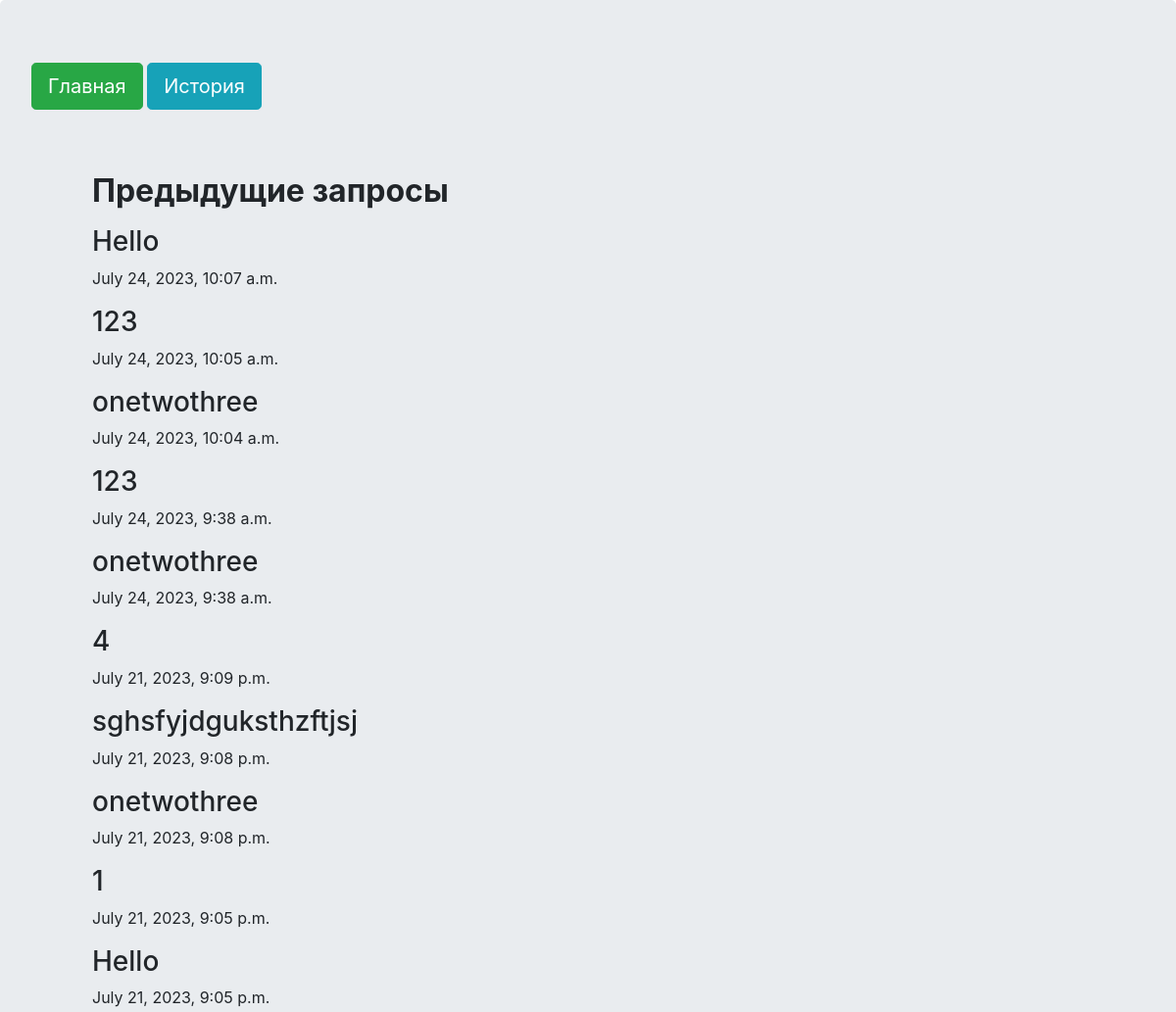
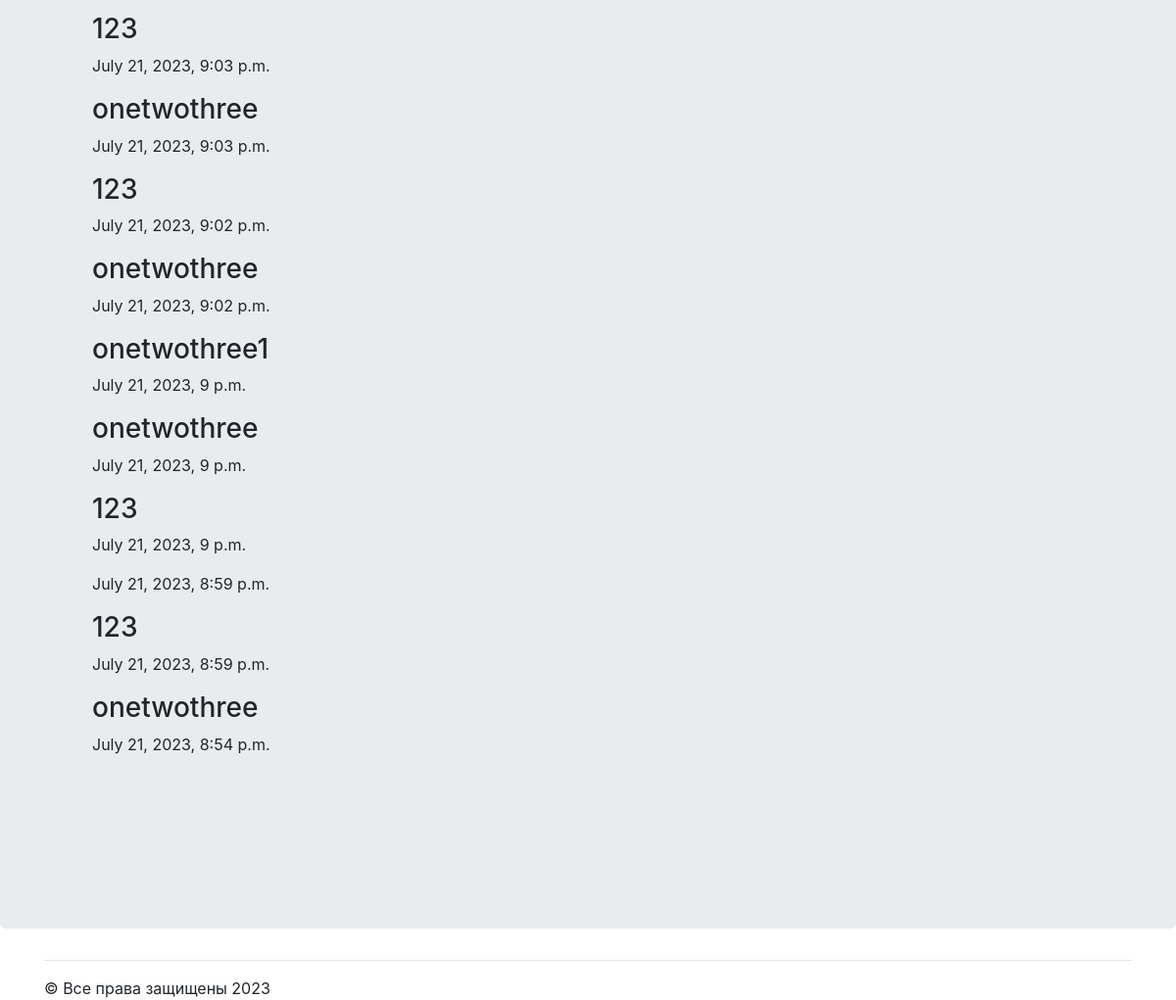
Before: /contact with the older database file (2 pictures, top to bottom).
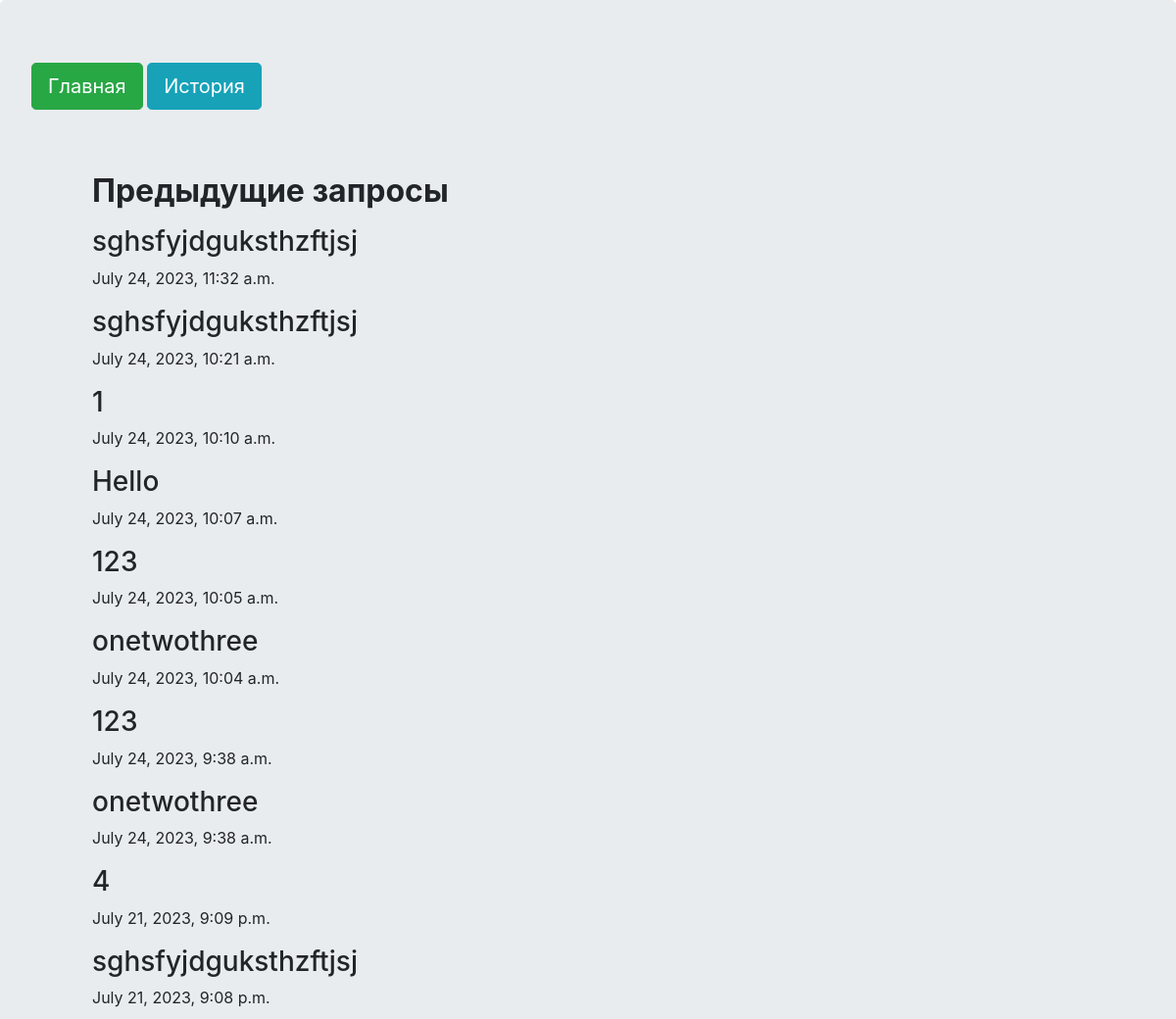
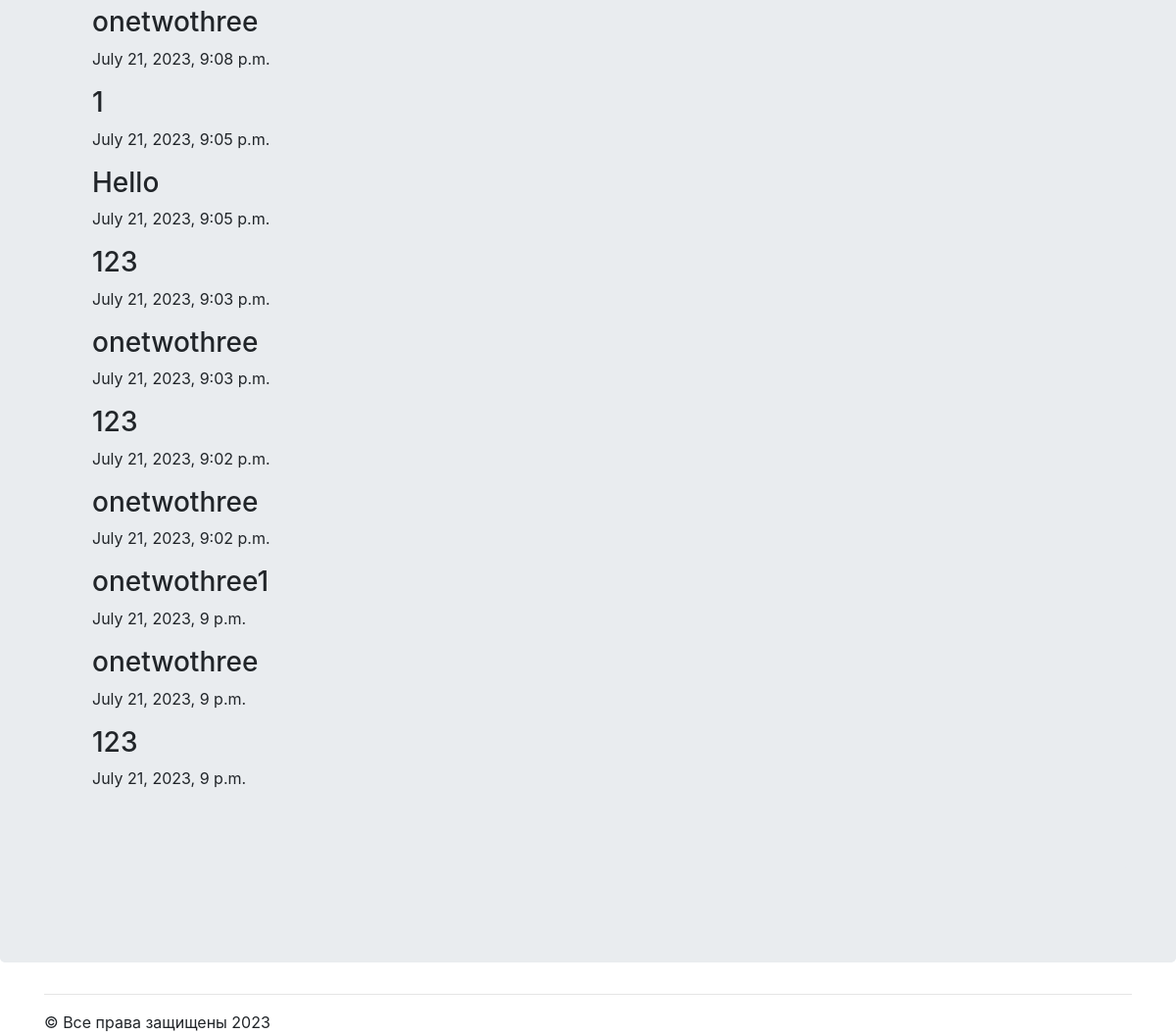
After: the same page with the newer database file (2 pictures, top to bottom).
### mainApp/models.py (models this page shows, shortened)
class Requests(models.Model):
    text = models.CharField(max_length=2000)
    date = models.DateTimeField(default=datetime.utcnow)
    video = models.FileField(default='runString.mp4', upload_to='media')

### mainApp/views.py (the view)
# urls.py: path('contact', views.contact, name='contact'),
def contact(request):
    return render(request, 'mainApp/basic.html', {
        'values': Requests.objects.all().order_by("-date")[:20]})

### mainApp/templates/mainApp/basic.html
{% extends "mainApp/wrapper.html" %}
{% block content %}
<div class="jumbotron">
  <div class="container">
    <h2><b>Предыдущие запросы</b></h2>
      {%for val in values%}
        <p>
          <h3>{{val.text}}</h3>
          {{val.date}}
        </p>
      {%endfor%}
  </div>
</div>
{% endblock %}

Changed rows visible on the page:
no longer on this page (row unchanged): Requests: date "July 21, 2023, 8:59 p.m."
no longer on this page (row unchanged): Requests: text "123", date "July 21, 2023, 8:59 p.m."
no longer on this page (row unchanged): Requests: text "onetwothree", date "July 21, 2023, 8:54 p.m."
added Requests: text "sghsfyjdguksthzftjsj", date "July 24, 2023, 11:32 a.m."
added Requests: text "sghsfyjdguksthzftjsj", date "July 24, 2023, 10:21 a.m."
added Requests: text "1", date "July 24, 2023, 10:10 a.m."
